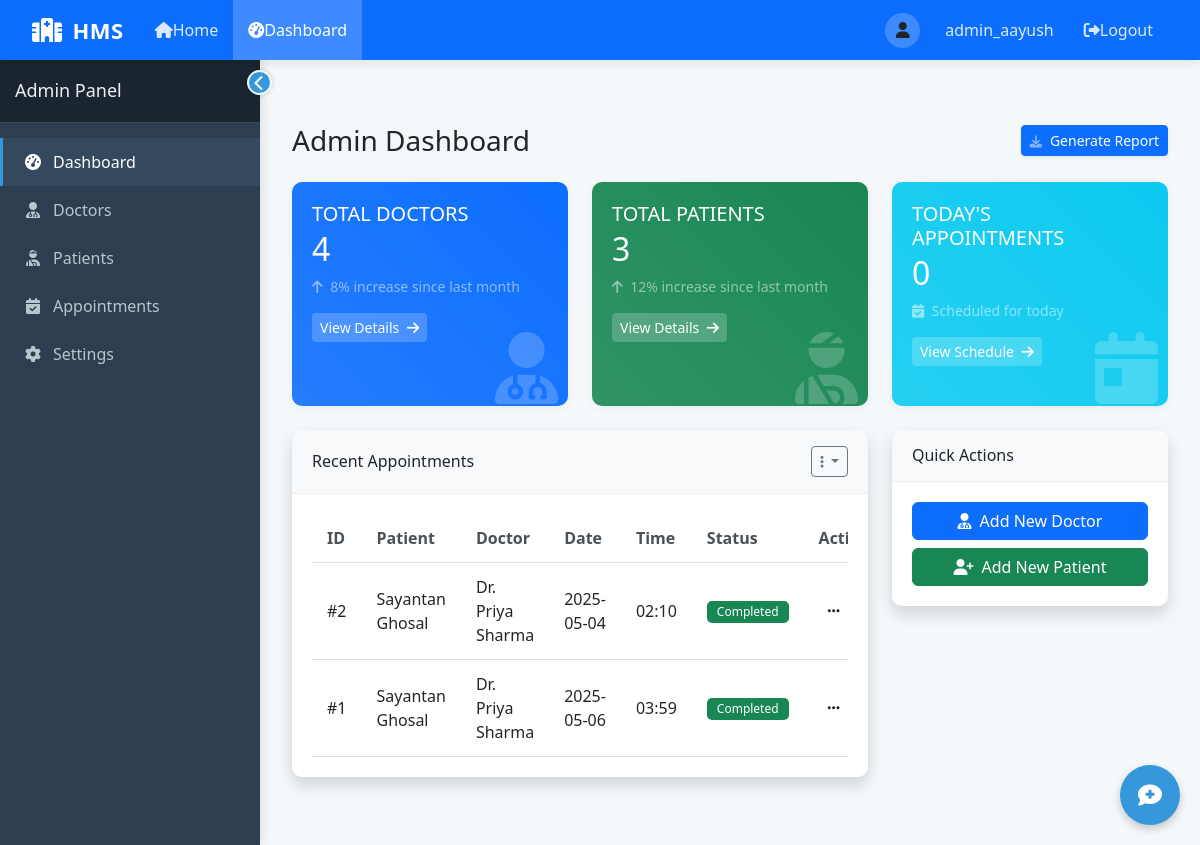
Page /dashboard (signed in) on the earlier database version.
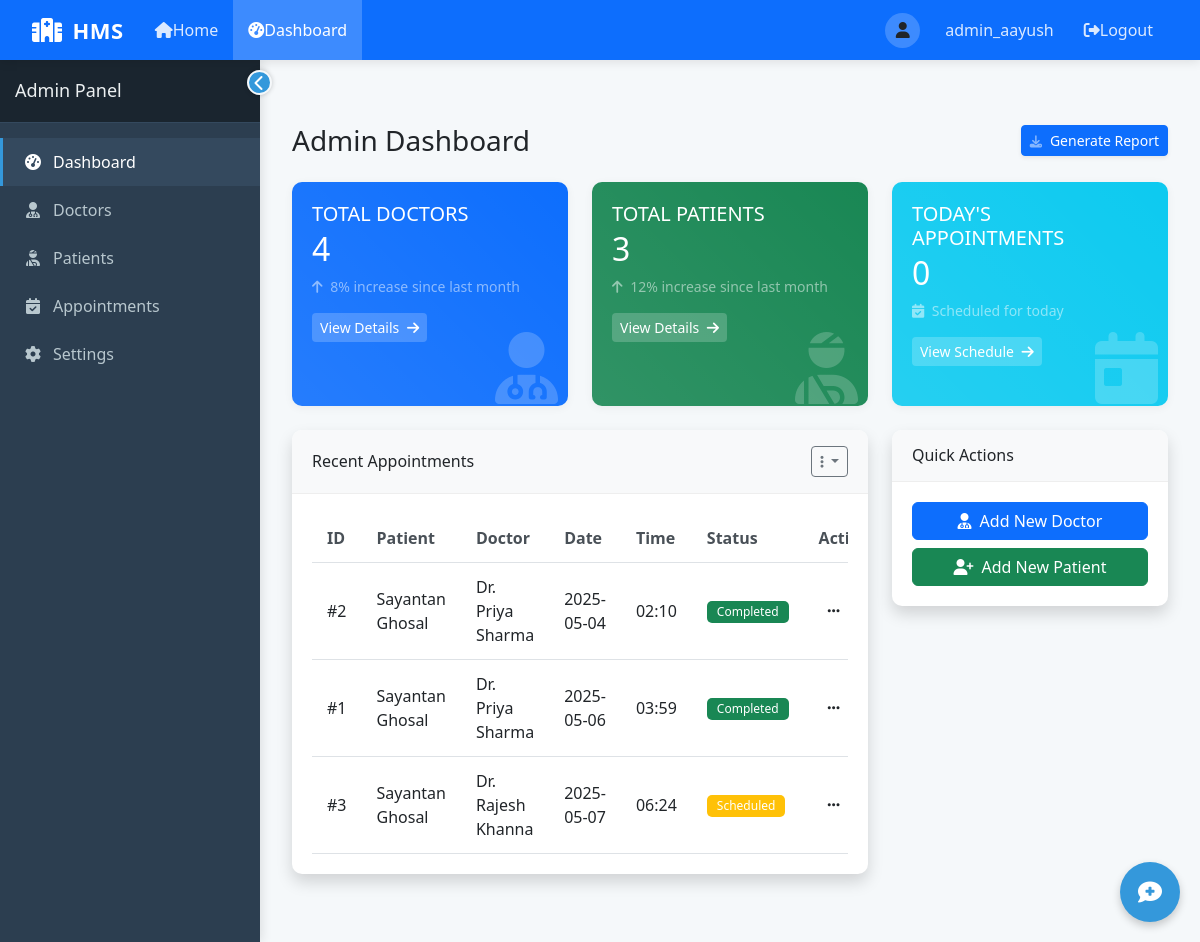
Same page on the later database version.
### tables this page shows
CREATE TABLE Appointment (
            AppointmentID INTEGER PRIMARY KEY AUTOINCREMENT,
            PatientID INTEGER NOT NULL,
            DoctorID INTEGER NOT NULL,
            Date DATE NOT NULL,
            Time TEXT NOT NULL,
            Status TEXT DEFAULT 'Scheduled' CHECK (Status IN ('Scheduled', 'Completed', 'Cancelled')),
            Purpose TEXT,
            FOREIGN KEY (PatientID) REFERENCES Patient(PatientID),
            FOREIGN KEY (DoctorID) REFERENCES Doctor(DoctorID)
        );

CREATE TABLE Patient (
            PatientID INTEGER PRIMARY KEY AUTOINCREMENT,
            Name TEXT NOT NULL,
            Age INTEGER CHECK (Age > 0),
            Gender TEXT CHECK (Gender IN ('Male', 'Female', 'Other')),
            Password TEXT NOT NULL,
            ContactNumber TEXT,
            Email TEXT,
            Address TEXT,
            MedicalHistory TEXT,
            BloodGroup TEXT,
            AssignedDoctorID INTEGER,
            RegistrationDate DATE DEFAULT CURRENT_DATE,
            FOREIGN KEY (AssignedDoctorID) REFERENCES Doctor(DoctorID)
        );

CREATE TABLE Doctor (
            DoctorID INTEGER PRIMARY KEY AUTOINCREMENT,
            Name TEXT NOT NULL,
            Specialisation TEXT NOT NULL,
            Username TEXT NOT NULL UNIQUE,
            Password TEXT NOT NULL,
            ContactNumber TEXT,
            Email TEXT,
            AddedByAdmin INTEGER,
            JoinDate DATE DEFAULT CURRENT_DATE,
            FOREIGN KEY (AddedByAdmin) REFERENCES Admin(AdminID)
        );

### app.py (the view, shortened to what this page needs)
@app.route('/dashboard')
def dashboard():
    if 'user_id' not in session:
        return redirect(url_for('login'))
    user_type = session.get('user_type')
    user_id = session.get('user_id')
    current_date = datetime.now().strftime('%Y-%m-%d')  # Add this line to get current date
    conn = get_db_connection()
    if user_type == 'admin':
        doctors = conn.execute('SELECT * FROM Doctor').fetchall()
        patients = conn.execute('SELECT * FROM Patient').fetchall()
        appointments = conn.execute('''
        SELECT a.*, p.Name as PatientName, d.Name as DoctorName
        FROM Appointment a
        JOIN Patient p ON a.PatientID = p.PatientID
        JOIN Doctor d ON a.DoctorID = d.DoctorID
        ORDER BY a.Date, a.Time
        ''').fetchall()
        return render_template('admin_dashboard.html',
                              doctors=doctors,
                              patients=patients,
                              appointments=appointments,
                              current_date=current_date)  # Add current_date here
    conn.close()
    return redirect(url_for('index'))

### app.py (called while the page is built)
def get_db_connection():
    conn = sqlite3.connect(DB_PATH)
    conn.row_factory = sqlite3.Row
    return conn

### templates/admin_dashboard.html (shortened to what the changed rows need)
{% extends "layout.html" %}
{% block content %}
<div class="container-fluid py-4">
    <div class="d-sm-flex align-items-center justify-content-between mb-4">
        <h1 class="h3 mb-0 text-gray-800">Admin Dashboard</h1>
    </div>
                                {% set today_appointments = 0 %}
                                {% for app in appointments %}
                                    {% if app.Date == current_date %}
                                        {% set today_appointments = today_appointments + 1 %}
                                    {% endif %}
                                {% endfor %}
    <div class="row">
        <div class="col-lg-8">
            <div class="card shadow mb-4">
                <div class="card-body">
                    <div class="table-responsive">
                        <table class="table table-hover">
                            <thead>
                                <tr>
                                    <th>ID</th>
                                    <th>Patient</th>
                                    <th>Doctor</th>
                                    <th>Date</th>
                                    <th>Time</th>
                                    <th>Status</th>
                                    <th>Actions</th>
                                </tr>
                            </thead>
                            <tbody>
                                {% for appointment in appointments[:10] %}
                                <tr>
                                    <td>#{{ appointment.AppointmentID }}</td>
                                    <td>{{ appointment.PatientName }}</td>
                                    <td>{{ appointment.DoctorName }}</td>
                                    <td>{{ appointment.Date }}</td>
                                    <td>{{ appointment.Time }}</td>
                                    <td>
                                        <span class="badge {% if appointment.Status == 'Scheduled' %}bg-warning{% elif appointment.Status == 'Completed' %}bg-success{% else %}bg-danger{% endif %}">
                                            {{ appointment.Status }}
                                        </span>
                                    </td>
                                    <td>
                                        <div class="dropdown">
                                            <button class="btn btn-sm" type="button" data-bs-toggle="dropdown" aria-expanded="false">
                                                <i class="fas fa-ellipsis-h"></i>
                                            </button>
                                        </div>
                                    </td>
                                </tr>
                                {% else %}
                                <tr>
                                    <td colspan="7" class="text-center">No appointments found</td>
                                </tr>
                                {% endfor %}
                            </tbody>
                        </table>
                    </div>
                </div>
            </div>
        </div>
</div>
{% endblock %}

Differences in the rows shown:
added Appointment: AppointmentID "3", PatientName "Sayantan Ghosal", DoctorName "Dr. Rajesh Khanna", Date "2025-05-07", Time "06:24", Status "Scheduled"
